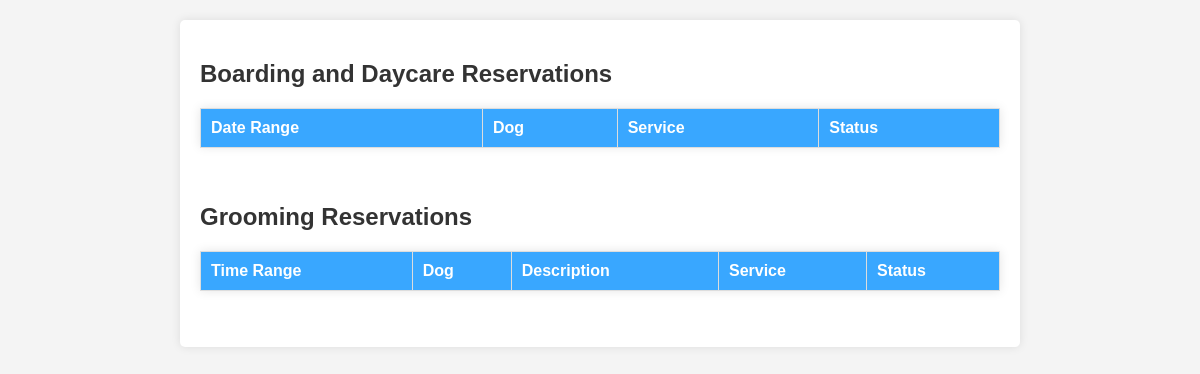
The app's page /php/AdminPortal/ReservationHistory.php (signed in), older data.
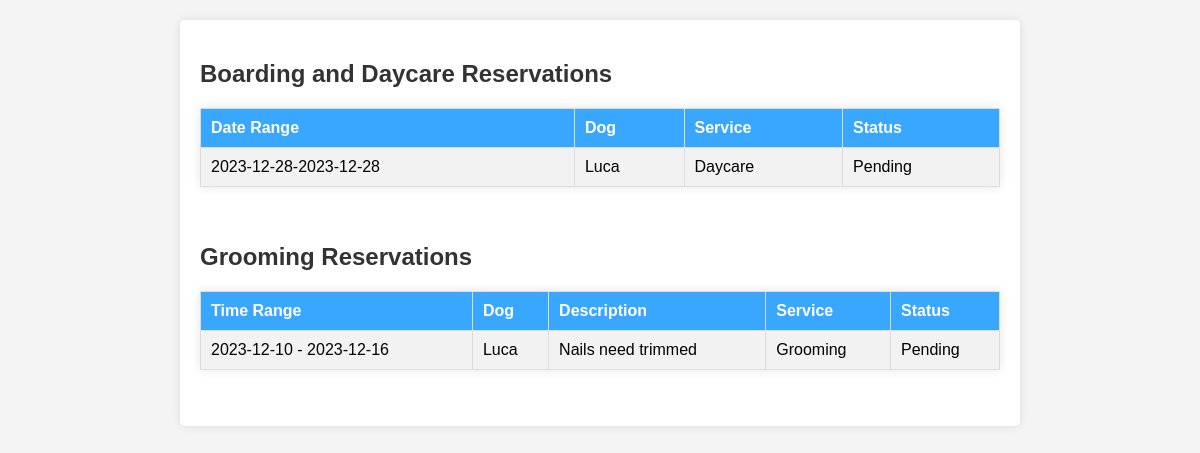
The same page, newer data.
### tables this page shows
CREATE TABLE `reservation` (
  `Res_ID` int(11) NOT NULL,
  `ResStartTime` date NOT NULL,
  `ResEndTime` date NOT NULL,
  `EmerContact` varchar(255) NOT NULL,
  `EmerPhone` varchar(12) NOT NULL,
  `isCheckedIn` tinyint(1) NOT NULL,
  `ServiceType` text NOT NULL,
  `isApproved` tinyint(1) NOT NULL,
  `ResDesc` varchar(500) NOT NULL,
  `isFinished` tinyint(1) NOT NULL,
  `CustID` int(11) NOT NULL,
  `DogID` int(11) NOT NULL,
  `KennelID` int(11) NOT NULL
);

CREATE TABLE `dog` (
  `DogID` int(11) NOT NULL,
  `DogName` varchar(30) NOT NULL,
  `Breed` varchar(30) NOT NULL,
  `DogDOB` date NOT NULL,
  `Sex` char(1) NOT NULL,
  `isFixed` tinyint(1) NOT NULL,
  `Weight` int(3) NOT NULL,
  `Color` varchar(16) NOT NULL,
  `HasForms` tinyint(1) NOT NULL DEFAULT 0,
  `DogOtherInfo` varchar(500) NOT NULL,
  `CustID` int(11) NOT NULL
);

CREATE TABLE `grooming_reservation` (
  `GroomResID` int(11) NOT NULL,
  `ResStartDate` date NOT NULL,
  `ResEndDate` date NOT NULL,
  `EmerContact` varchar(255) NOT NULL,
  `EmerPhone` varchar(12) NOT NULL,
  `isApproved` tinyint(1) NOT NULL DEFAULT 0,
  `GroomingDesc` varchar(500) NOT NULL,
  `isFinished` tinyint(1) NOT NULL DEFAULT 0,
  `CustID` int(11) NOT NULL,
  `DogID` int(11) NOT NULL
);

### php/UserHandling/classes/Config.php (called while the page is built)
<?php
class Config {
    public static function get($path = null) {
        if($path) {
            $config = $GLOBALS['config'];
            $path = explode('/',$path);
            foreach($path as $bit ) {
                if(isset($config[$bit])) {
                    $config = $config[$bit];
                } else {
                    return false;
                }
            }
            return $config;
        }
        return false;
    }
}

### php/UserHandling/classes/DB.php (called while the page is built, shortened)
<?php
class DB {
    private static $_instance = null;
    private $_pdo,
            $_query,
            $_lastQuery,
            $_error = false,
            $_results,
            $_count = 0;
    private function __construct() {
        try {
            $this->_pdo = new PDO('mysql:host=' . Config::get('mysql/host') . ';dbname=' . Config::get('mysql/db'),Config::get('mysql/username'), Config::get('mysql/password'));
        } catch (PDOException $e) {
            die($e->getMessage());
        }
    }
    public static function getInstance() {
        if(!isset(self::$_instance)) {
            self::$_instance = new DB();
        }
        return self::$_instance;
    }
    public function query($sql, $params = array()) {
        $this->_error = false;
        if($this->_query = $this->_pdo->prepare($sql)) {
            $x=1;
            if(count($params)) {
                foreach($params as $param) {
                    $this->_query->bindValue($x, $param);
                    $x++;
                }
            }
            if($this->_query->execute()) {
                $this->_results = $this->_query->fetchAll(PDO::FETCH_OBJ);
                $this->_count = $this->_query->rowCount();
            } else {
                $this->_error = true;
            }
        }
        return $this;
    }
    public function get($table, $where) {
        return $this->action('SELECT *', $table, $where);
    }
    public function results() {
        return $this->_results;
    }
    public function first() {
        return $this->results()[0];
    }
    private function action ($action, $table, $where = array()) {
        if(count($where) === 3) {
            $operators = array('=','>','<','<=','>=');
            $field      = $where[0];
            $operator   = $where[1];
            $value      = $where[2];
            if (in_array($operator, $operators)) {
                $sql = "{$action} FROM {$table} WHERE {$field} {$operator} ?";
                if(!$this->query($sql,array($value))->error()) {
                    return $this;
                }
            }
        }
        return false;
    }
    public function count() {
        return $this->_count;
    }
    public function error() {
        return $this->_error;
    }
    public function selectWhere($table, $conditions = array()) {
        if (count($conditions) > 0) {
            $where = '';
            $x = 1;
            foreach ($conditions as $field => $value) {
                $where .= "{$field} = ?";
            }
            $sql = "SELECT * FROM {$table} WHERE {$where}";
            if (!$this->query($sql, array_values($conditions))->error()) {
                return $this;
            }
        }
        return false;
    }
}

### php/UserHandling/classes/User.php (called while the page is built, shortened)
<?php
class User {
    private $_db,
            $_data,
            $_sessionName,
            $_cookieName,
            $_isLoggedIn;
    public function __construct($user = null) {
        $this->_db = DB::getInstance();
        $this->_sessionName = Config::get('session/session_name');
        if(!$user) {
            if(Session::exists($this->_sessionName)) {
                $user = Session::get($this->_sessionName);
                if($this->find($user)) {
                    $this->_isLoggedIn = true;
                } else {
                }
            }
        } else {
            $this->find($user);
        }
    }
    public function find($user = null) {
        if($user) {
            $field = (is_numeric($user)) ? 'id' : 'username';
            $data = $this->_db->get('users', array($field, '=', $user));
            if($data->count() > 0) {
                return true;
            }
        }
        return false;
    }
    public function isLoggedIn() {
        return $this->_isLoggedIn;
    }
}

### php/UserHandling/classes/Session.php (called while the page is built, shortened)
<?php
class Session {
    public static function exists($name) {
        return (isset($_SESSION[$name])) ? true : false;
    }
    public static function get($name) {
        return $_SESSION[$name];
    }
}

### php/UserHandling/classes/Reservation.php (called while the page is built, shortened)
<?php
class Reservation {
    private $_db,
            $_reservationData;
    public function __construct($service, array $dogs) {
        $this->_db = DB::getInstance();
    }
    public function getReservationData()
    {
        return $this->_reservationData;
    }
    public function getAllReservations()
    {
        $data = $this->_db->get('reservation', array(1, '=', 1));
        if($data->count() > 0) {
            $this->_reservationData = $data->results();
            return true;
        }
        return false;
    }
}

### php/UserHandling/classes/Dog.php (called while the page is built, shortened)
<?php
class Dog {
    private $_db,
            $_dogData,
            $_sessionName;
    public function __construct() {
        $this->_db = DB::getInstance();
    }
    public function findDogInfoWithDogID($dog = null){
        if($dog){
            $fields = 'DogID';
            $data = $this->_db->get('dog', array($fields, '=', $dog));
            if($data->count() > 0) {
                $this->_dogData = $data->first();
                return true;
            }
        }else{
            return false;
        }
    }
    public function data(){
        return $this->_dogData;
    }
}

### php/UserHandling/classes/GroomingReservation.php (called while the page is built, shortened)
<?php
class GroomingReservation {
    private $_db,
            $_groomingReservationData,
            $_sessionName,
            $_cookieName;
    public function __construct($service, array $dogs) {
        $this->_db = DB::getInstance();
    }
    public function getReservationData()
    {
        return $this->_groomingReservationData;
    }
        public function getAllGroomingReservations(){
            $whereConditions = array(
                1 => 1
            );
            $data = $this->_db->selectWhere('grooming_reservation', $whereConditions);
            if ($data->count() > 0) {
                $this->_groomingReservationData = $data->results();
                return true;
            } else {
                return false;
            }
        }
}

### php/AdminPortal/ReservationHistory.php (the view, shortened to what the changed rows need)
<?php
    $user = new User();
    if($user->isLoggedIn()) {
?>
<!DOCTYPE html>
<html>
<head>
        <link rel="stylesheet" href="/PeaceOfHeavenWebPage/css/MyReservations.css">
</head>
<body>
    <div class = 'content'>
  <h2>Boarding and Daycare Reservations</h2>
  <table>
    <thead>
      <tr>
        <th>Date Range</th>
        <th>Dog</th>
        <th>Service</th>
        <th>Status</th>
      </tr>
    </thead>
    <tbody>
      <tr>
      <?php
                $reservation = new Reservation('service', array());
                $dog = new Dog();
                $reservation->getAllReservations();
                $allReservations = $reservation->getReservationData();
                if(!empty($allReservations)){
                    foreach ($allReservations as $reservation){
                        echo '<tr>';
                        echo '<td>' . $reservation->ResStartTime . '-'.$reservation->ResEndTime.'</td>';
                        $dog->findDogInfoWithDogID($reservation->DogID);
                        $dogName = $dog->data()->DogName;
                        echo '<td>'.$dogName.'</td>';
                        echo '<td>' . $reservation->ServiceType .'</td>';
                        if($reservation->isApproved == 1 && $reservation->isFinished == 0){
                          echo '<td>Confirmed</td>';
                        }else if($reservation->isApproved == 1 && $reservation->isFinished == 1){
                          echo '<td>Complete</td>';
                        }
                        else if ($reservation->isApproved == 0){
                          echo '<td>Pending</td>';
                        }
                        echo '</tr>';
                    }
                }  ?>
      </tr>
    </tbody>
  </table>
  <br><br>
 <h2>Grooming Reservations</h2>
  <table>
    <thead>
      <tr>
        <th>Time Range</th>
        <th>Dog</th>
        <th>Description</th>
        <th>Service</th>
        <th>Status</th>
      </tr>
    </thead>
    <tbody>
      <tr>
        <?php
        $groomingReservation = new GroomingReservation('Grooming', array());
        $dog = new Dog();
        $groomingReservation->getAllGroomingReservations();
        $allGroomingData = $groomingReservation->getReservationData();
            if(!empty($allGroomingData)){
                foreach ($allGroomingData as $reservationGrooming){
                    echo '<tr>';
                    echo '<td>'. $reservationGrooming->ResStartDate . ' - ' .  $reservationGrooming->ResEndDate.'</td>';
                    $dog->findDogInfoWithDogID($reservationGrooming->DogID);
                    $dogName = $dog->data()->DogName;
                    echo '<td>'. $dogName . '</td>';
                    echo '<td>'. $reservationGrooming->GroomingDesc. '</td>';
                    echo '<td>Grooming</td>';
                    if($reservationGrooming->isApproved == 1 && $reservationGrooming->isFinished == 0){
                      echo '<td>Confirmed</td>';
                    }else if($reservationGrooming->isApproved == 1 && $reservationGrooming->isFinished == 1){
                      echo '<td>Complete</td>';
                    }
                    else if ($reservationGrooming->isApproved == 0){
                      echo '<td>Pending</td>';
                    }
                    echo '</tr>';
             }
            } ?>
      </tr>
    </tbody>
  </table>
  <br><br>
</div>
</body>
</html>
<?php
}else{Redirect::to('../UserHandling/login.php');} ?>

Row changes from the older to the newer data that the page shows:
added reservation: ResStartTime "2023-12-28", ResEndTime "2023-12-28", DogID.DogName "Luca", ServiceType "Daycare", isApproved "Pending"
added grooming_reservation: ResStartDate "2023-12-10", ResEndDate "2023-12-16", DogID.DogName "Luca", GroomingDesc "Nails need trimmed", isApproved "Pending"
